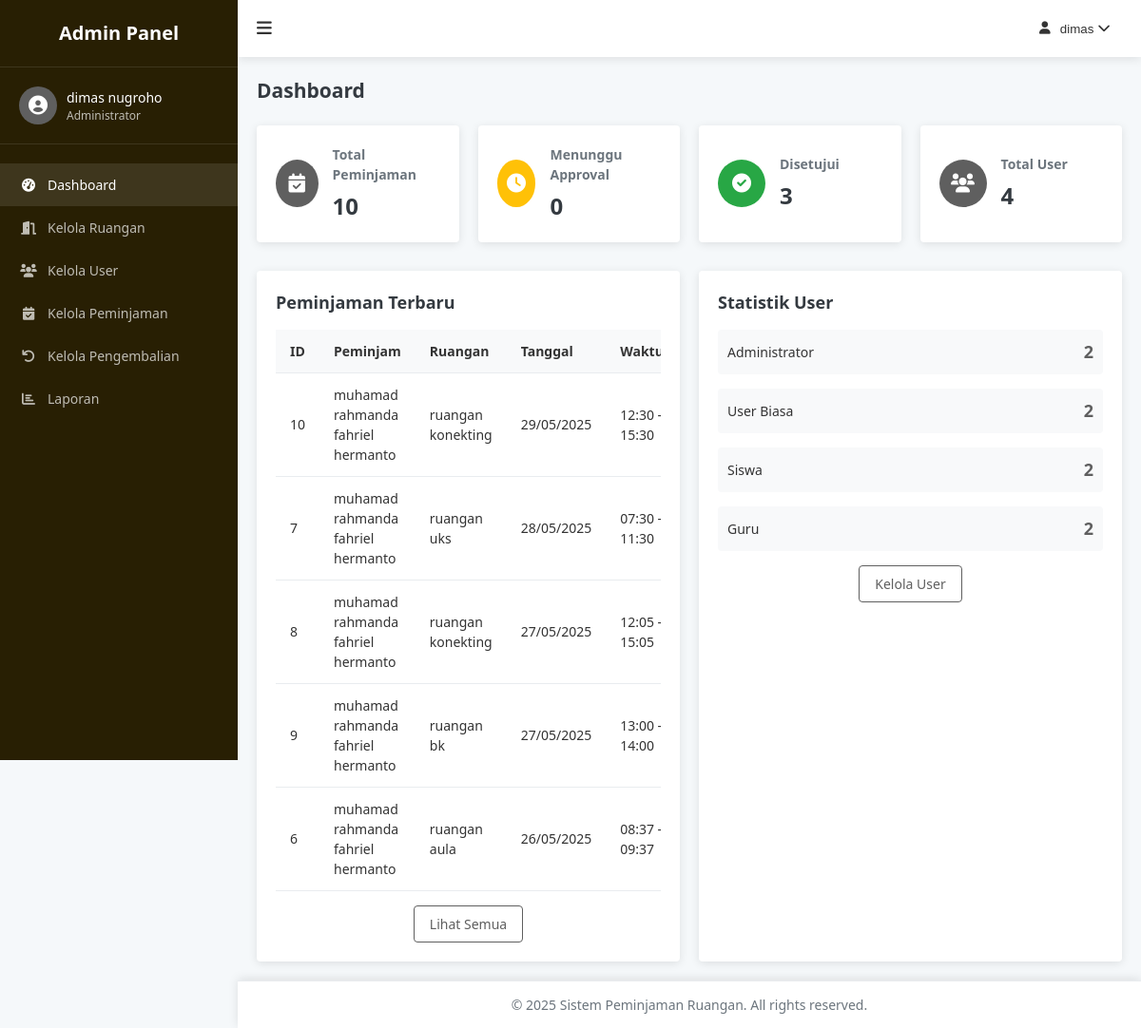
The page /admin/dashboard.php (signed in) on the database its author committed.
### tables this page shows
CREATE TABLE `peminjaman_ruangan` (
  `peminjaman_id` int NOT NULL,
  `user_id` int NOT NULL,
  `ruangan_id` int NOT NULL,
  `tanggal` varchar(500) NOT NULL,
  `waktu_mulai` varchar(60) NOT NULL,
  `durasi_pinjam` varchar(20) NOT NULL,
  `waktu_selesai` varchar(40) NOT NULL,
  `status` varchar(100) NOT NULL,
  `return_status` enum('BELUM_DIKEMBALIKAN','PENGAJUAN','DIKEMBALIKAN') DEFAULT 'BELUM_DIKEMBALIKAN',
  `return_date` datetime DEFAULT NULL,
  `return_condition` text
);

CREATE TABLE `users` (
  `user_id` int NOT NULL,
  `id_card` varchar(22) NOT NULL,
  `username` varchar(11) NOT NULL,
  `password` varchar(60) NOT NULL,
  `role` varchar(40) NOT NULL,
  `jenis_pengguna` varchar(50) NOT NULL,
  `nama_lengkap` varchar(100) NOT NULL
);

CREATE TABLE `ruangan` (
  `ruangan_id` int NOT NULL,
  `nama_ruangan` varchar(200) NOT NULL,
  `lokasi` varchar(400) NOT NULL,
  `kapasitas` int NOT NULL
);

### config/functions.php (called while the page is built, shortened)
<?php
function getAllBookings() {
    global $conn;
    $query = "SELECT p.*, u.username, u.nama_lengkap, r.nama_ruangan
              FROM peminjaman_ruangan p
              JOIN users u ON p.user_id = u.user_id
              JOIN ruangan r ON p.ruangan_id = r.ruangan_id
              ORDER BY p.tanggal DESC, p.waktu_mulai ASC";
    $result = $conn->query($query);
    $bookings = [];
    if ($result->num_rows > 0) {
        while ($row = $result->fetch_assoc()) {
            $bookings[] = $row;
        }
    }
    return $bookings;
}
function getBookingStatistics() {
    global $conn;
    $stats = [
        'total' => 0,
        'pending' => 0,
        'approved' => 0,
        'rejected' => 0,
        'rooms' => []
    ];
    $query = "SELECT
                COUNT(*) as total,
                SUM(CASE WHEN status = 'MENUNGGU' THEN 1 ELSE 0 END) as pending,
                SUM(CASE WHEN status = 'DITERIMA' THEN 1 ELSE 0 END) as approved,
                SUM(CASE WHEN status = 'DITOLAK' THEN 1 ELSE 0 END) as rejected
              FROM peminjaman_ruangan";
    $result = $conn->query($query);
    if ($result->num_rows === 1) {
        $row = $result->fetch_assoc();
        $stats['total'] = $row['total'];
        $stats['pending'] = $row['pending'];
        $stats['approved'] = $row['approved'];
        $stats['rejected'] = $row['rejected'];
    }
    $query = "SELECT r.nama_ruangan, COUNT(p.peminjaman_id) as count
              FROM ruangan r
              LEFT JOIN peminjaman_ruangan p ON r.ruangan_id = p.ruangan_id
              GROUP BY r.ruangan_id
              ORDER BY count DESC";
    $result = $conn->query($query);
    if ($result->num_rows > 0) {
        while ($row = $result->fetch_assoc()) {
            $stats['rooms'][] = $row;
        }
    }
    return $stats;
}
function getUserStatistics() {
    global $conn;
    $stats = [
        'total' => 0,
        'admins' => 0,
        'users' => 0,
        'siswa' => 0,
        'guru' => 0
    ];
    $query = "SELECT
                COUNT(*) as total,
                SUM(CASE WHEN role = 'admin' THEN 1 ELSE 0 END) as admins,
                SUM(CASE WHEN role = 'user' THEN 1 ELSE 0 END) as users,
                SUM(CASE WHEN jenis_pengguna = 'siswa' THEN 1 ELSE 0 END) as siswa,
                SUM(CASE WHEN jenis_pengguna = 'guru' THEN 1 ELSE 0 END) as guru
              FROM users";
    $result = $conn->query($query);
    if ($result->num_rows === 1) {
        $row = $result->fetch_assoc();
        $stats['total'] = $row['total'];
        $stats['admins'] = $row['admins'];
        $stats['users'] = $row['users'];
        $stats['siswa'] = $row['siswa'];
        $stats['guru'] = $row['guru'];
    }
    return $stats;
}
?>

### admin/dashboard.php (the view, shortened to what this page needs)
<?php
require_once '../config/database.php';
require_once '../config/functions.php';
$stats = getBookingStatistics();
$userStats = getUserStatistics();
$recentBookings = array_slice(getAllBookings(), 0, 5);
?>
<!DOCTYPE html>
<html lang="en">
<head>
    <link rel="stylesheet" href="../assets/css/style.css">
    <link rel="stylesheet" href="../assets/css/admin.css">
    <link rel="stylesheet" href="https://cdnjs.cloudflare.com/ajax/libs/font-awesome/6.0.0-beta3/css/all.min.css">
</head>
<body>
    <div class="admin-container">
        <?php include 'includes/sidebar.php'; ?>
        <div class="admin-content">
            <?php include 'includes/header.php'; ?>
            <main class="admin-main">
                <h2>Dashboard</h2>
                <div class="dashboard-stats">
                    <div class="stat-card">
                        <div class="stat-icon">
                            <i class="fas fa-calendar-check"></i>
                        </div>
                        <div class="stat-info">
                            <h3>Total Peminjaman</h3>
                            <p><?php echo $stats['total']; ?></p>
                        </div>
                    </div>
                    <div class="stat-card">
                        <div class="stat-icon pending">
                            <i class="fas fa-clock"></i>
                        </div>
                        <div class="stat-info">
                            <h3>Menunggu Approval</h3>
                            <p><?php echo $stats['pending']; ?></p>
                        </div>
                    </div>
                    <div class="stat-card">
                        <div class="stat-icon approved">
                            <i class="fas fa-check-circle"></i>
                        </div>
                        <div class="stat-info">
                            <h3>Disetujui</h3>
                            <p><?php echo $stats['approved']; ?></p>
                        </div>
                    </div>
                    <div class="stat-card">
                        <div class="stat-icon">
                            <i class="fas fa-users"></i>
                        </div>
                        <div class="stat-info">
                            <h3>Total User</h3>
                            <p><?php echo $userStats['total']; ?></p>
                        </div>
                    </div>
                </div>
                <div class="dashboard-sections">
                    <div class="dashboard-section">
                        <h3>Peminjaman Terbaru</h3>
                        <div class="table-responsive">
                            <table>
                                <thead>
                                    <tr>
                                        <th>ID</th>
                                        <th>Peminjam</th>
                                        <th>Ruangan</th>
                                        <th>Tanggal</th>
                                        <th>Waktu</th>
                                    </tr>
                                </thead>
                                <tbody>
                                    <?php if (empty($recentBookings)): ?>
                                        <tr>
                                            <td colspan="7" class="text-center">Tidak ada data peminjaman.</td>
                                        </tr>
                                    <?php else: ?>
                                        <?php foreach ($recentBookings as $booking): ?>
                                            <tr>
                                                <td><?php echo $booking['peminjaman_id']; ?></td>
                                                <td><?php echo $booking['nama_lengkap']; ?></td>
                                                <td><?php echo $booking['nama_ruangan']; ?></td>
                                                <td><?php echo date('d/m/Y', strtotime($booking['tanggal'])); ?></td>
                                                <td><?php echo $booking['waktu_mulai'] . ' - ' . $booking['waktu_selesai']; ?></td>
                                            </tr>
                                        <?php endforeach; ?>
                                    <?php endif; ?>
                                </tbody>
                            </table>
                        </div>
                        <div class="view-all">
                            <a href="bookings.php" class="btn btn-outline">Lihat Semua</a>
                        </div>
                    </div>
                    <div class="dashboard-section">
                        <h3>Statistik User</h3>
                        <div class="user-stats">
                            <div class="user-stat-item">
                                <div class="stat-label">Administrator</div>
                                <div class="stat-value"><?php echo $userStats['admins']; ?></div>
                            </div>
                            <div class="user-stat-item">
                                <div class="stat-label">User Biasa</div>
                                <div class="stat-value"><?php echo $userStats['users']; ?></div>
                            </div>
                            <div class="user-stat-item">
                                <div class="stat-label">Siswa</div>
                                <div class="stat-value"><?php echo $userStats['siswa']; ?></div>
                            </div>
                            <div class="user-stat-item">
                                <div class="stat-label">Guru</div>
                                <div class="stat-value"><?php echo $userStats['guru']; ?></div>
                            </div>
                        </div>
                        <div class="view-all">
                            <a href="users.php" class="btn btn-outline">Kelola User</a>
                        </div>
                    </div>
                </div>
            </main>
            <?php include 'includes/footer.php'; ?>
        </div>
    </div>
</body>
</html>

### admin/includes/sidebar.php
<div class="admin-sidebar">
    <div class="sidebar-header">
        <h2>Admin Panel</h2>
    </div>
    <div class="sidebar-user">
        <div class="user-avatar">
            <i class="fas fa-user-circle"></i>
        </div>
        <div class="user-info">
            <div class="user-name"><?php echo $_SESSION['nama_lengkap']; ?></div>
            <div class="user-role">Administrator</div>
        </div>
    </div>
    <nav class="sidebar-nav">
        <ul>
            <li>
                <a href="/room-booking/admin/dashboard.php" class="<?php echo basename($_SERVER['PHP_SELF']) === 'dashboard.php' ? 'active' : ''; ?>">
                    <i class="fas fa-tachometer-alt"></i>
                    <span>Dashboard</span>
                </a>
            </li>
            <li>
                <a href="/room-booking/admin/rooms.php" class="<?php echo basename($_SERVER['PHP_SELF']) === 'rooms.php' || basename($_SERVER['PHP_SELF']) === 'room-form.php' ? 'active' : ''; ?>">
                    <i class="fas fa-door-open"></i>
                    <span>Kelola Ruangan</span>
                </a>
            </li>
            <li>
                <a href="/room-booking/admin/user/index.php" class="<?php echo strpos($_SERVER['REQUEST_URI'], '/user/') !== false ? 'active' : ''; ?>">
                    <i class="fas fa-users"></i>
                    <span>Kelola User</span>
                </a>
            </li>
            <li>
                <a href="/room-booking/admin/bookings.php" class="<?php echo basename($_SERVER['PHP_SELF']) === 'bookings.php' || basename($_SERVER['PHP_SELF']) === 'booking-detail.php' ? 'active' : ''; ?>">
                    <i class="fas fa-calendar-check"></i>
                    <span>Kelola Peminjaman</span>
                </a>
            </li>
            <li>
                <a href="/room-booking/admin/pengembalian/index.php" class="<?php echo strpos($_SERVER['REQUEST_URI'], '/pengembalian/') !== false ? 'active' : ''; ?>">
                    <i class="fas fa-undo"></i>
                    <span>Kelola Pengembalian</span>
                </a>
            </li>
            <li>
                <a href="/room-booking/admin/reports.php" class="<?php echo basename($_SERVER['PHP_SELF']) === 'reports.php' ? 'active' : ''; ?>">
                    <i class="fas fa-chart-bar"></i>
                    <span>Laporan</span>
                </a>
            </li>
        </ul>
    </nav>
</div>

### admin/includes/header.php (shortened to what this page needs)
<header class="admin-header">
    <div class="header-left">
        <button id="sidebarToggle" class="sidebar-toggle">
            <i class="fas fa-bars"></i>
        </button>
    </div>
    <div class="header-right">
        <div class="dropdown">
            <button class="dropdown-toggle">
                <i class="fas fa-user"></i>
                <span><?php echo $_SESSION['username']; ?></span>
                <i class="fas fa-chevron-down"></i>
            </button>
        </div>
    </div>
</header>

### admin/includes/footer.php
<footer class="admin-footer">
    <p>&copy; <?php echo date('Y'); ?> Sistem Peminjaman Ruangan. All rights reserved.</p>
</footer>

### assets/css/style.css (style rules this page uses)
:root { --primary-color: #5f5f5f; --primary-dark: #3a56d4; --secondary-color: #6c757d; --success-color: #28a745; --danger-color: #dc3545; --warning-color: #ffc107; --info-color: #17a2b8; --light-color: #f8f9fa; --dark-color: #343a40; --body-bg: #f5f8fa; --card-bg: #ffffff; --text-color: #333333; --border-color: #e9ecef; --sidebar-width: 250px; --header-height: 60px; --footer-height: 50px; --border-radius: 4px; --box-shadow: 0 2px 10px rgba(0, 0, 0, 0.1); --transition: all 0.3s ease; }
* { margin: 0; padding: 0; box-sizing: border-box; }
body { font-family: "Segoe UI", Tahoma, Geneva, Verdana, sans-serif; font-size: 14px; line-height: 1.5; color: var(--text-color); background-color: var(--body-bg); }
a { color: var(--primary-color); text-decoration: none; transition: var(--transition); }
ul { list-style: none; }
header { background-color: var(--card-bg); box-shadow: var(--box-shadow); padding: 15px 0; }
main { padding: 30px 0; }
footer { background-color: var(--card-bg); padding: 15px 0; text-align: center; box-shadow: 0 -2px 10px rgba(0, 0, 0, 0.1); }
footer p { color: var(--secondary-color); }
.btn { display: inline-block; font-weight: 500; text-align: center; white-space: nowrap; vertical-align: middle; user-select: none; border: 1px solid transparent; padding: 8px 16px; font-size: 14px; line-height: 1.5; border-radius: var(--border-radius); transition: var(--transition); cursor: pointer; }
.btn-outline { color: var(--primary-color); background-color: transparent; border-color: var(--primary-color); }
@media (min-width: 768px) { header { display: flex; justify-content: space-between; align-items: center; } }

### rows shown on the page
peminjaman_ruangan: peminjaman_id "10", user.nama_lengkap "muhamad rahmanda fahriel hermanto", ruangan.nama_ruangan "ruangan konekting", tanggal "29/05/2025", waktu_mulai "12:30", waktu_selesai "15:30"
peminjaman_ruangan: peminjaman_id "7", user.nama_lengkap "muhamad rahmanda fahriel hermanto", ruangan.nama_ruangan "ruangan uks", tanggal "28/05/2025", waktu_mulai "07:30", waktu_selesai "11:30"
peminjaman_ruangan: peminjaman_id "8", user.nama_lengkap "muhamad rahmanda fahriel hermanto", ruangan.nama_ruangan "ruangan konekting", tanggal "27/05/2025", waktu_mulai "12:05", waktu_selesai "15:05"
peminjaman_ruangan: peminjaman_id "9", user.nama_lengkap "muhamad rahmanda fahriel hermanto", ruangan.nama_ruangan "ruangan bk", tanggal "27/05/2025", waktu_mulai "13:00", waktu_selesai "14:00"
peminjaman_ruangan: peminjaman_id "6", user.nama_lengkap "muhamad rahmanda fahriel hermanto", ruangan.nama_ruangan "ruangan aula", tanggal "26/05/2025", waktu_mulai "08:37", waktu_selesai "09:37"

### other values the page prints
$_SESSION['nama_lengkap'] "dimas nugroho"
$_SESSION['username'] "dimas"
$stats['total'] "10"
$stats['pending'] "0"
$stats['approved'] "3"
$userStats['total'] "4"
$userStats['admins'] "2"
$userStats['users'] "2"
$userStats['siswa'] "2"
$userStats['guru'] "2"
